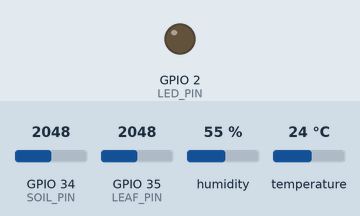
Recording of a sketch running on a simulated ESP32. On the bench: output pins drawn as LEDs (lit = HIGH). Inputs (shaded band) come from the test bench; at power-on: GPIO 34 (SOIL_PIN) = 2048, GPIO 35 (LEAF_PIN) = 2048, humidity 55 %, temperature 24 °C. WiFi joins after 1.5 s; servers stay silent unless stated; uploads are accepted with an empty reply; what the sketch prints to the serial monitor is not drawn.

Above: at 3.2 s.
At 8.09 s:
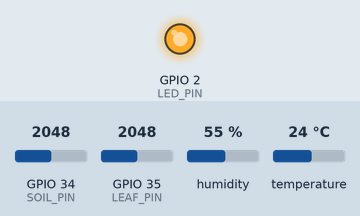
Timing chart, 0 to 8.9 s (numbered marks = the images above):
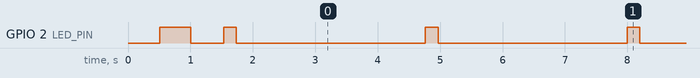

Measured:
- by itself, GPIO 2 (LED_PIN): repeats every 3.2 s: HIGH 0.21 s, LOW 3.0 s

The sketch:

esp32_firmware.ino
```cpp
/*
 * =========================================================================
 * FloraGuard IoT - ESP32 Plant Disease Early Detection Firmware
 * =========================================================================
 *
 * Hardware Sensors:
 * - DHT11 / DHT22: Air Temperature & Relative Humidity (Pin D4)
 * - Capacitive Soil Moisture Sensor v1.2: Analog Soil Moisture (Pin ADC34)
 * - Leaf Wetness Sensor / Interdigital Grid: Foliar Surface Moisture (Pin ADC35)
 * - Status LED: Pin D2 (Blinks on telemetry transmission)
 *
 * Telemetry Protocol:
 * - Sends JSON payload via HTTP POST to FastAPI backend (/api/telemetry)
 * =========================================================================
 */

#include <WiFi.h>
#include <HTTPClient.h>
#include <DHT.h>
#include <ArduinoJson.h>

// WiFi Configuration
const char* ssid = "YOUR_WIFI_SSID";
const char* password = "YOUR_WIFI_PASSWORD";

// FastAPI Server Address (Your computer's current Wi-Fi IPv4 address)
const char* serverUrl = "http://192.168.98.227:8000/api/telemetry";

// Pin Definitions
#define DHTPIN 4
#define DHTTYPE DHT11    // Set to DHT11 for blue sensor module (use DHT22 for white AM2302)
#define SOIL_PIN 34
#define LEAF_PIN 35
#define LED_PIN 2

DHT dht(DHTPIN, DHTTYPE);

// Calibration constants (Calibrate in dry air vs immersed in water)
const int SOIL_DRY = 3200;   // 0% moisture (dry air)
const int SOIL_WET = 1400;   // 100% moisture (submerged)
const int LEAF_DRY = 4095;   // 0% wetness (dry surface)
const int LEAF_WET = 1200;   // 100% wetness (water droplet layer)

void setup() {
  Serial.begin(115200);
  pinMode(LED_PIN, OUTPUT);
  dht.begin();

  Serial.println("\n[FloraGuard] Starting ESP32 Plant Telemetry Node...");
  Serial.printf("[Sensor] DHT11 configured on GPIO %d\n", DHTPIN);

  // Connect to WiFi with timeout (does not freeze if testing offline)
  WiFi.begin(ssid, password);
  Serial.print("[WiFi] Connecting to ");
  Serial.print(ssid);

  int wifiAttempts = 0;
  const int maxAttempts = 20; // 10 seconds timeout

  while (WiFi.status() != WL_CONNECTED && wifiAttempts < maxAttempts) {
    delay(500);
    Serial.print(".");
    digitalWrite(LED_PIN, !digitalRead(LED_PIN));
    wifiAttempts++;
  }

  if (WiFi.status() == WL_CONNECTED) {
    digitalWrite(LED_PIN, LOW);
    Serial.println("\n[WiFi] Connected! IP Address: " + WiFi.localIP().toString());
  } else {
    digitalWrite(LED_PIN, LOW);
    Serial.println("\n[WiFi Warning] WiFi connection timed out or credentials not configured.");
    Serial.println("[Offline Test Mode] Continuing local sensor sampling over Serial Monitor...");
  }
}

float readSoilMoisture() {
  int raw = analogRead(SOIL_PIN);
  float pct = map(raw, SOIL_DRY, SOIL_WET, 0, 100);
  return constrain(pct, 0.0, 100.0);
}

float readLeafWetness() {
  int raw = analogRead(LEAF_PIN);
  // Lower resistance with water droplets across the grid
  float pct = map(raw, LEAF_DRY, LEAF_WET, 0, 100);
  return constrain(pct, 0.0, 100.0);
}

void sendTelemetry(float temp, float hum, float soil, float leaf) {
  if (WiFi.status() != WL_CONNECTED) {
    // In offline testing mode or lost connection; skip HTTP transmission
    return;
  }

  HTTPClient http;
  http.begin(serverUrl);
  http.addHeader("Content-Type", "application/json");

  // Create JSON document
  StaticJsonDocument<256> doc;
  doc["device_id"] = "ESP32-AGRI-01";
  doc["temperature"] = temp;
  doc["humidity"] = hum;
  doc["soil_moisture"] = soil;
  doc["leaf_wetness"] = leaf;

  String requestBody;
  serializeJson(doc, requestBody);

  digitalWrite(LED_PIN, HIGH);
  int httpResponseCode = http.POST(requestBody);

  if (httpResponseCode > 0) {
    String response = http.getString();
    Serial.printf("[HTTP %d] Telemetry transmitted successfully: %s\n", httpResponseCode, requestBody.c_str());
  } else {
    Serial.printf("[HTTP ERROR %d] Post failed: %s\n", httpResponseCode, http.errorToString(httpResponseCode).c_str());
  }

  http.end();
  digitalWrite(LED_PIN, LOW);
}

void loop() {
  // Read sensors
  float humidity = dht.readHumidity();
  float temperature = dht.readTemperature();
  float soilMoisture = readSoilMoisture();
  float leafWetness = readLeafWetness();

  // Validate DHT reading
  if (isnan(humidity) || isnan(temperature)) {
    Serial.printf("[Sensor Error] Failed to read from DHT11 on GPIO %d! Check signal wire & 3.3V.\n", DHTPIN);
    delay(2000);
    return;
  }

  Serial.printf("[Telemetry] Temp: %.1f°C | Hum: %.1f%% | Soil: %.1f%% | LeafWetness: %.1f%%\n",
                temperature, humidity, soilMoisture, leafWetness);

  // Send packet to FastAPI backend
  sendTelemetry(temperature, humidity, soilMoisture, leafWetness);

  // Sampling interval: 3 seconds
  delay(3000);
}
```
